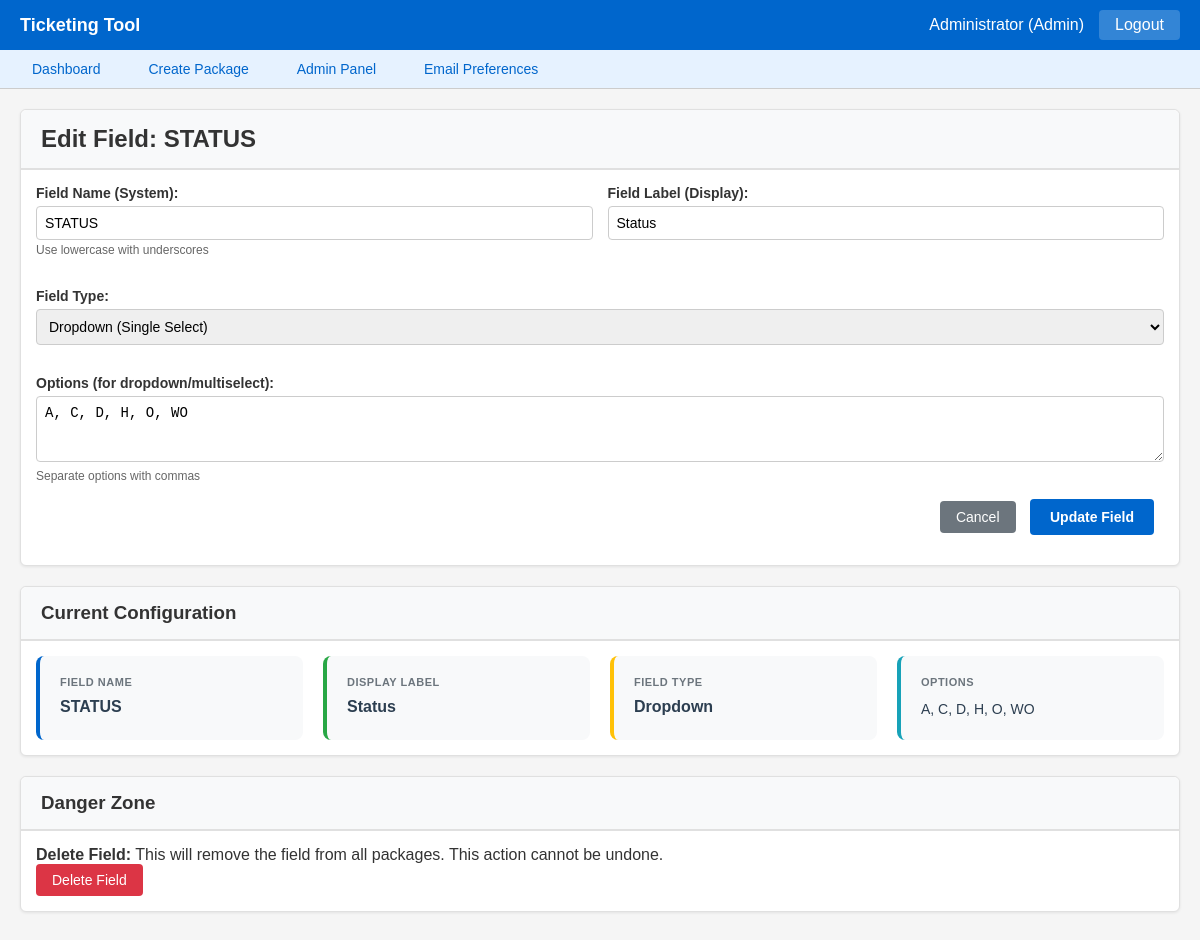
The app's page /admin/config/field/edit/STATUS (signed in) with its own data.
### models.py (models this page shows, shortened)
class User(db.Model):
    __tablename__ = 'users'
    username = db.Column(db.String(50), primary_key=True)
    password = db.Column(db.String(100), nullable=False)
    role = db.Column(db.String(20), nullable=False, default='user')
    name = db.Column(db.String(100), nullable=False)
    can_assign = db.Column(db.Boolean, default=False)
    permissions = db.Column(db.Text)  # Store as JSON string
    def get_permissions(self):
        return json.loads(self.permissions) if self.permissions else {}

class FieldConfig(db.Model):
    __tablename__ = 'field_configs'
    field_name = db.Column(db.String(100), primary_key=True)
    field_type = db.Column(db.String(50), nullable=False)
    label = db.Column(db.String(100), nullable=False)
    editable = db.Column(db.Boolean, default=True)
    options = db.Column(db.Text)  # Store as JSON string
    permissions = db.Column(db.Text)  # Store as JSON string
    def get_options(self):
        return json.loads(self.options) if self.options else []
    def get_permissions(self):
        return json.loads(self.permissions) if self.permissions else {}

### main.py (the view, shortened to what this page needs)
@app.route('/admin/config/field/edit/<field_name>', methods=['GET', 'POST'])
@admin_required
def edit_field_config(field_name):
    field = db.session.get(FieldConfig, field_name)
    if not field:
        flash('Field not found')
        return redirect(url_for('admin_config'))
    field_config = {
        'type': field.field_type,
        'label': field.label,
        'editable': field.editable,
        'options': field.get_options(),
        'permissions': field.get_permissions()
    }
    return render_template('edit_field.html', field_name=field_name, field_config=field_config)

### main.py (called while the page is built)
def get_all_field_configs():
    fields = FieldConfig.query.all()
    return {f.field_name: {
        'type': f.field_type,
        'label': f.label,
        'editable': f.editable,
        'options': f.get_options(),
        'permissions': f.get_permissions()
    } for f in fields}

def admin_required(f):
    @wraps(f)
    def decorated_function(*args, **kwargs):
        if 'username' not in session:
            return redirect(url_for('login'))
        user = db.session.get(User, session['username'])
        if not user or user.role != 'admin':
            flash('Admin access required')
            return redirect(url_for('dashboard'))
        return f(*args, **kwargs)
    return decorated_function

### templates/edit_field.html (shortened to what this page needs)
{% extends "base.html" %}
{% block content %}
<div class="card">
    <div class="card-header">
        <h2>Edit Field: {{ field_name }}</h2>
    </div>
    <div class="card-body">
        <form method="POST">
            <div class="form-row">
                <div class="form-col">
                    <div class="form-group">
                        <label for="field_name">Field Name (System):</label>
                        <input type="text" id="field_name" name="field_name" class="form-control"
                               value="{{ field_name }}" required>
                        <small style="color: #666; font-size: 12px;">Use lowercase with underscores</small>
                    </div>
                </div>
                <div class="form-col">
                    <div class="form-group">
                        <label for="field_label">Field Label (Display):</label>
                        <input type="text" id="field_label" name="field_label" class="form-control"
                               value="{{ field_config.label }}" required>
                    </div>
                </div>
            </div>
            <div class="form-row">
                <div class="form-col">
                    <div class="form-group">
                        <label for="field_type">Field Type:</label>
                        <select id="field_type" name="field_type" class="form-control" required onchange="toggleOptions()">
                            <option value="dropdown" {% if field_config.type == 'dropdown' %}selected{% endif %}>Dropdown (Single Select)</option>
                        </select>
                    </div>
                </div>
            </div>
            <div class="form-group" id="options_group">
                <label for="options">Options (for dropdown/multiselect):</label>
                <textarea id="options" name="options" class="form-control" rows="3"
                          placeholder="Option 1, Option 2, Option 3">{{ field_config.get('options', [])|join(', ') }}</textarea>
                <small style="color: #666; font-size: 12px;">Separate options with commas</small>
            </div>
            <div class="form-group text-right">
                <a href="{{ url_for('admin_config') }}" class="btn btn-secondary">Cancel</a>
                <button type="submit" class="btn btn-primary">Update Field</button>
            </div>
        </form>
    </div>
</div>
<div class="card">
    <div class="card-header">
        <h3>Current Configuration</h3>
    </div>
    <div class="card-body">
        <div style="display: grid; grid-template-columns: repeat(auto-fit, minmax(250px, 1fr)); gap: 20px;">
            <div style="padding: 20px; background-color: #f8f9fa; border-radius: 8px; border-left: 4px solid #0066cc;">
                <div style="font-size: 11px; text-transform: uppercase; color: #6c757d; letter-spacing: 0.5px; margin-bottom: 10px; font-weight: 600;">Field Name</div>
                <div style="font-size: 16px; font-weight: 600; color: #2c3e50;">{{ field_name }}</div>
            </div>
            <div style="padding: 20px; background-color: #f8f9fa; border-radius: 8px; border-left: 4px solid #28a745;">
                <div style="font-size: 11px; text-transform: uppercase; color: #6c757d; letter-spacing: 0.5px; margin-bottom: 10px; font-weight: 600;">Display Label</div>
                <div style="font-size: 16px; font-weight: 600; color: #2c3e50;">{{ field_config.label }}</div>
            </div>
            <div style="padding: 20px; background-color: #f8f9fa; border-radius: 8px; border-left: 4px solid #ffc107;">
                <div style="font-size: 11px; text-transform: uppercase; color: #6c757d; letter-spacing: 0.5px; margin-bottom: 10px; font-weight: 600;">Field Type</div>
                <div style="font-size: 16px; font-weight: 600; color: #2c3e50;">{{ field_config.type|title }}</div>
            </div>
            <div style="padding: 20px; background-color: #f8f9fa; border-radius: 8px; border-left: 4px solid #17a2b8;">
                <div style="font-size: 11px; text-transform: uppercase; color: #6c757d; letter-spacing: 0.5px; margin-bottom: 10px; font-weight: 600;">Options</div>
                <div style="font-size: 14px; font-weight: 500; color: #2c3e50; line-height: 1.6;">
                    {% if field_config.get('options') %}
                        {{ field_config.options|join(', ') }}
                    {% else %}
                        <span style="color: #999; font-style: italic;">None</span>
                    {% endif %}
                </div>
            </div>
        </div>
    </div>
</div>
<div class="card">
    <div class="card-header">
        <h3>Danger Zone</h3>
    </div>
    <div class="card-body">
        <p><strong>Delete Field:</strong> This will remove the field from all packages. This action cannot be undone.</p>
        <a href="{{ url_for('delete_field_config', field_name=field_name) }}"
           class="btn btn-danger"
           onclick="return confirm('Are you sure you want to permanently delete field {{ field_name }}? This will remove it from all packages and cannot be undone.')">
           Delete Field
        </a>
    </div>
</div>
{% endblock %}

### templates/base.html (shortened to what this page needs)
<!DOCTYPE html>
<html lang="en">
<head>
</head>
<body>
    {% if session.username %}
    <div class="header">
        <h1>Ticketing Tool</h1>
        <div class="user-info">
            <span>{{ session.name }} ({{ session.role|title }})</span>
            <a href="{{ url_for('logout') }}"
            style="color: white; text-decoration: none; padding: 6px 16px; background-color: rgba(255, 255, 255, 0.2); border-radius: 4px; font-weight: 500; transition: all 0.2s;"
            onmouseover="this.style.backgroundColor='rgba(255, 255, 255, 0.3)'"
            onmouseout="this.style.backgroundColor='rgba(255, 255, 255, 0.2)'">
                Logout
            </a>
        </div>
    </div>
    <div class="nav">
        <a href="{{ url_for('dashboard') }}"
        class="{% if request.endpoint == 'dashboard' %}nav-active{% endif %}">
            Dashboard
        </a>
        {% if session.get('permissions', {}).get('package_create', False) or session.can_assign or session.role == 'admin' %}
        <a href="{{ url_for('create_package') }}"
        class="{% if request.endpoint == 'create_package' %}nav-active{% endif %}">
            Create Package
        </a>
        {% endif %}
        {% if session.role == 'admin' %}
        <a href="{{ url_for('admin_panel') }}"
        class="{% if request.endpoint in ['admin_panel', 'admin_users', 'admin_config', 'admin_permissions'] %}nav-active{% endif %}">
            Admin Panel
        </a>
        {% endif %}
        {% if session.role == 'admin' %}
            <a href="{{ url_for('email_preferences') }}">Email Preferences</a>
        {% endif %}
    </div>
    {% endif %}
    <div class="container{% if request.endpoint in ['login'] %} container-narrow{% endif %}">
        {% block content %}{% endblock %}
    </div>
</body>
</html>

### templates/base.html (style rules this page uses)
* { margin: 0; padding: 0; box-sizing: border-box; }
body { font-family: Arial, sans-serif; background-color: #f5f5f5; color: #333; min-height: 100vh; display: flex; flex-direction: column; }
.header { background-color: #0066cc; color: white; padding: 10px 20px; display: flex; justify-content: space-between; align-items: center; flex-shrink: 0; }
.header h1 { font-size: 18px; }
.user-info { display: flex; align-items: center; gap: 15px; }
.nav { background-color: #e6f2ff; padding: 10px 20px; border-bottom: 1px solid #ccc; flex-shrink: 0; }
.nav a { color: #0066cc; text-decoration: none; margin-right: 20px; font-size: 14px; }
.container { flex: 1; width: 100%; max-width: none; margin: 0; padding: 20px; overflow-x: auto; }
.card { background: white; border: 1px solid #e0e0e0; margin-bottom: 20px; box-shadow: 0 1px 3px rgba(0,0,0,0.08); border-radius: 6px; transition: box-shadow 0.2s; }
.card-header { background-color: #f8f9fa; border-bottom: 2px solid #e0e0e0; padding: 15px 20px; font-weight: 600; font-size: 16px; border-radius: 6px 6px 0 0; }
.card-body { padding: 15px; }
.form-group { margin-bottom: 15px; }
.form-group label { display: block; margin-bottom: 5px; font-weight: bold; font-size: 14px; }
.form-control { width: 100%; padding: 8px; border: 1px solid #ccc; font-size: 14px; border-radius: 4px; }
.btn { padding: 8px 16px; border: none; cursor: pointer; font-size: 14px; text-decoration: none; display: inline-block; margin-right: 10px; border-radius: 4px; transition: all 0.2s; }
.btn-primary { background-color: #0066cc; color: white; font-weight: 600; padding: 10px 20px; font-size: 14px; }
.btn-secondary { background-color: #6c757d; color: white; font-weight: 400; padding: 8px 16px; }
.btn-danger { background-color: #dc3545; color: white; }
.nav a { color: #0066cc; text-decoration: none; margin-right: 20px; font-size: 14px; padding: 8px 12px; border-radius: 4px; transition: all 0.2s; }
.form-row { display: flex; gap: 15px; margin-bottom: 15px; flex-wrap: wrap; }
.form-col { flex: 1; min-width: 250px; }
.text-right { text-align: right; }

### records on screen
User: name "Administrator"
FieldConfig: field_label "Status", field_type "Dropdown (Single Select)", label "Status", type "Dropdown"

### other values on screen
{{ session.role|title }} "Admin"
{{ field_name }} "STATUS"
{{ field_config.options|join(', ') }} "A, C, D, H, O, WO"
